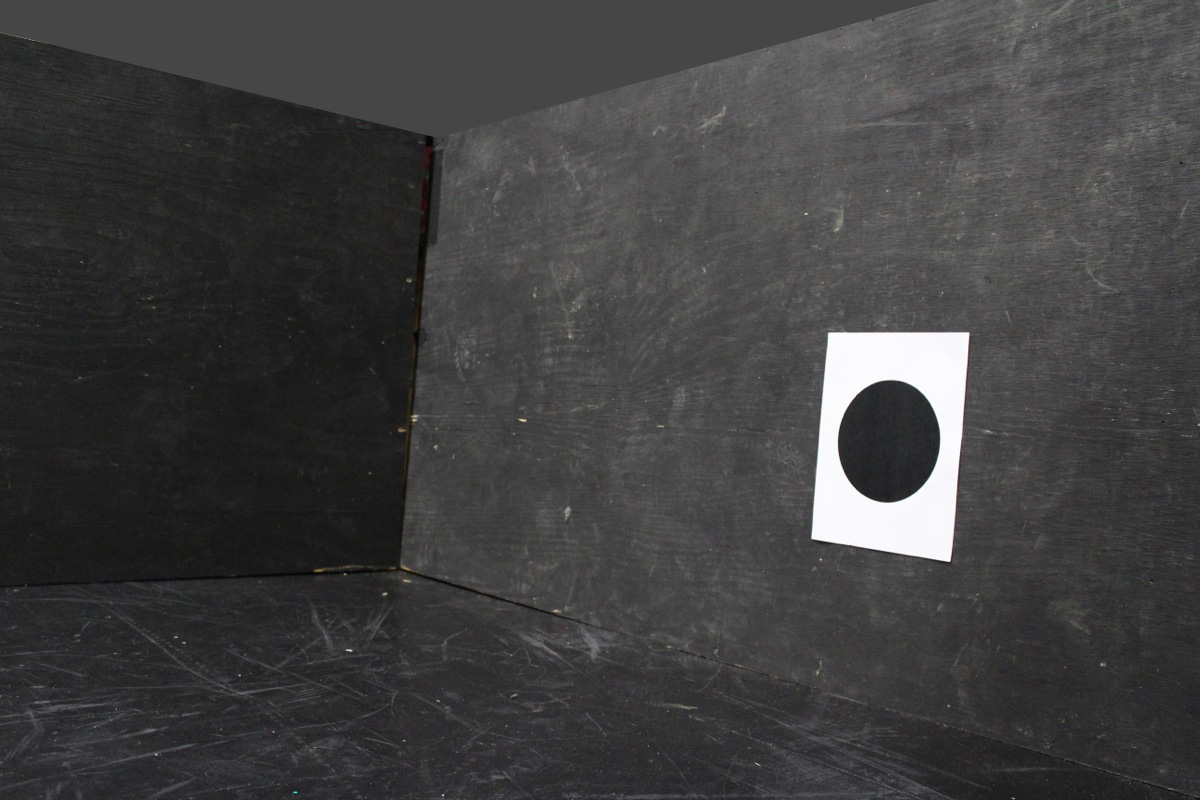
#> input picture photoset_labeled/cleaned/10,48/circle/IMG_2737.JPG, 1200 x 800 px; its folder holds only this picture in this run
$ python test_robot_localization.py   (Python 2 division)   (older library calls are emulated)
#> lines starting #> are read from the running program, lines starting #| are printed output that depends on the picture; after the words box and inside, x2 and y2 are one past the last pixel; in counts of white or black regions, pixels touching at a corner belong together
### white_rect_finder.py
import cv2
import numpy as np
from math import *
from operator import add

import glob

# basis: http://opencv-code.com/tutorials/automatic-perspective-correction-for-quadrilateral-objects/


kernel_size = 5
BLUR = 7
THRESH_C = -60
RECTANGLE_SIZE = (255, 330) # 8.5"x11" * 30dpi


WINDOW_WIDTH, WINDOW_HEIGHT = (320, 240)
WINDOW_X_OFFSET = 100
WINDOW_Y_OFFSET = 500


def get_white_rectangles(img, DEBUG = False):
    """Finds and returns white rectangular sheets of 8.5x11 paper, transformed
    to correct for perspective. Returns as a list of images,"""
    height, width, depth = img.shape

    ret = []
    # ret structure:
    # [(img, corners)]
    # img is a scaled to 8.5x11 image as a numpy array
    # corners is a list of 4 points of the original coordinates in the image
    # in the order top-left, top-right, bottom-right, bottom-left

    gray = cv2.cvtColor(img, cv2.COLOR_BGR2GRAY)

    blur = cv2.GaussianBlur(gray, (BLUR, BLUR), 0)

    # get an odd number around half of the smallest dimension
    thresh_blockSize = int(min(height, width) / 4) * 2 + 1

    thresh = cv2.adaptiveThreshold(blur, 255, cv2.ADAPTIVE_THRESH_GAUSSIAN_C,
                                   cv2.THRESH_BINARY, thresh_blockSize, THRESH_C)

    # alternate method: global thresholding w/ Otsu algorithm (unreliable)
    #retval, thresh = cv2.threshold(blur, 127, 255, cv2.THRESH_BINARY + cv2.THRESH_OTSU)

    thresh_copy = cv2.cvtColor(thresh, cv2.COLOR_GRAY2BGR)
    debug_display = cv2.cvtColor(thresh, cv2.COLOR_GRAY2BGR)

    contours, hierarchy = cv2.findContours(thresh, cv2.RETR_EXTERNAL, cv2.CHAIN_APPROX_SIMPLE)

    # draw contours on debug img in dark green
    cv2.drawContours(debug_display, contours, -1, (0,63,0), 2)

    # filter out small contours (1/16 of the smallest dimension square)
    min_contour_size = (min(height, width) / 16)**2
    contours = [x for x in contours if cv2.contourArea(x) > min_contour_size]

    # draw filtered contours in bright green
    cv2.drawContours(debug_display, contours, -1, (0,255,0), 1)

    quads = []

    for cnt in contours:
        approx = cv2.approxPolyDP(cnt, cv2.arcLength(cnt, True) * 0.03, True)
        if len(approx) == 4 and cv2.isContourConvex(approx):
            # found a quadrilateral!
            approx = sort_corners(approx)
            # print approx
            quads.append(approx)

    RECTANGLE_WIDTH, RECTANGLE_HEIGHT = RECTANGLE_SIZE

    # clean up old windows
    if DEBUG:
        for i in range(4):
            cv2.destroyWindow('warp%d' % i)

    for i in range(len(quads)):
        corners = quads[i]
        # apply perspective transform
        h = np.array([ [0,0], [RECTANGLE_WIDTH,0],
                       [RECTANGLE_WIDTH, RECTANGLE_HEIGHT], [0, RECTANGLE_HEIGHT] ], np.float32)
        transform = cv2.getPerspectiveTransform(np.array([corners], np.float32), h)
        warp = cv2.warpPerspective(img, transform, RECTANGLE_SIZE)

        ret.append((warp, corners))


    if DEBUG:
        for q in quads:
            # draw found quadrilaterals as red
            # cv2.polylines(img, np.array([q]), True, (0,0,255), thickness=4)
            cv2.polylines(debug_display, np.array([q]), True, (0,0,255), thickness=4)

        thresh = thresh_copy

        WINDOW_SIZE = (WINDOW_WIDTH, WINDOW_HEIGHT)
        img = cv2.resize(img, WINDOW_SIZE)
        blur = cv2.resize(blur, WINDOW_SIZE)
        thresh = cv2.resize(thresh, WINDOW_SIZE)
        debug_display = cv2.resize(debug_display, WINDOW_SIZE)
        cv2.imshow('img', img)
        cv2.imshow('blur', blur)
        cv2.imshow('thresh', thresh)
        cv2.imshow('debug_display', debug_display)

        img_windows = ['img', 'blur', 'thresh', 'debug_display']
        for i in range(len(img_windows)):
            w = img_windows[i]
            # cv2.resizeWindow(w, WINDOW_WIDTH, WINDOW_HEIGHT)
            cv2.moveWindow(w, WINDOW_X_OFFSET + WINDOW_WIDTH * i, WINDOW_Y_OFFSET)

        for i in range(len(ret)):
            w = 'warp%d' % i
            cv2.imshow(w, ret[i][0])
            cv2.moveWindow(w, WINDOW_X_OFFSET + RECTANGLE_WIDTH * i, 60)

    return ret


def sort_corners(corners):
    """sorts a list of corners in top left, top right, bottom right, bottom left order"""
    # determine mass center
    # points that have lower y than mass center are top points, otherwise they are bottom points
    # of two points, lower x is left, other is right

    if len(corners[0] == 1):
        # unpack np array
        corners = [(x[0][0], x[0][1]) for x in corners]

    center_x, center_y = (0, 0)
    for pt in corners:
        center_x += pt[0]
        center_y += pt[1]

    center_x /= len(corners)
    center_y /= len(corners)

    center = (center_x, center_y)

    top = []
    bot = []

    for pt in corners:
        if pt[1] < center[1]:
            top.append(pt)
        else:
            bot.append(pt)

    top.sort(key=lambda pt: pt[0])
    bot.sort(key=lambda pt: pt[0], reverse=True)

    return top + bot


# [26 lines left out: function main, not called in this run]


# [2 lines that do not run on import are left out]

### identify_shapes.py
# Code snippets based on these tutorials:
# http://en.wikibooks.org/wiki/Applied_Robotics/Sensors_and_Perception/Open_CV/Basic_OpenCV_Tutorial
# Processing triangles in video: http://opencv-srf.blogspot.com/2011/09/object-detection-tracking-using-contours.html
# How to determine shape size in OpenCV http://stackoverflow.com/questions/19098104/python-opencv2-cv2-wrapper-get-image-size
# Shapes from here http://www.ziggityzoom.com/activity/make-basic-shapes-flashcards

import cv2
import numpy

def get_shape(contours, image_to_color, show_shape=False):
    min_shape_size = 200
    shape = None

    for cnt in contours:
        approx = cv2.approxPolyDP(cnt,0.02*cv2.arcLength(cnt,True),True)
        # print len(approx)
        if len(approx) == 4 and cv2.contourArea(approx) > min_shape_size:
            shape = "square"
            cv2.drawContours(image_to_color, [cnt], 0, 255,-1)
        elif len(approx) > 7 and cv2.contourArea(approx) > min_shape_size:
            shape = "circle"
            cv2.drawContours(image_to_color, [cnt], 0, 255,-1)
        elif len(approx) == 3 and cv2.contourArea(approx) > min_shape_size:
            shape = "triangle"
            cv2.drawContours(image_to_color, [cnt], 0, 255,-1)
        elif len(approx) == 5 and cv2.contourArea(approx) > min_shape_size:
            shape = "pentagon"
            cv2.drawContours(image_to_color, [cnt], 0, 255,-1)
        elif len(approx) == 6 and cv2.contourArea(approx) > min_shape_size:
            shape = "hexagon"
            cv2.drawContours(image_to_color, [cnt], 0, 255,-1)
    if show_shape:
        cv2.imshow('image_to_color', image_to_color)
         # When you're done looking at the image, use this to close all windows:            cv2.destroyAllWindows()

    return shape

##
# Converts an RGB image to grayscale, where each pixel
# now represents the intensity of the original image.
##
def rgb_to_gray(img):
    return cv2.cvtColor(img, cv2.COLOR_RGB2GRAY)

##
# Converts an image into a binary image at the specified threshold.
# All pixels with a value <= threshold become 0, while
# pixels > threshold become 1
def do_threshold(image, threshold = 170):
    (thresh, im_bw) = cv2.threshold(image, threshold, 255, cv2.THRESH_BINARY_INV)
    return (thresh, im_bw)

##
# Finds the outer contours of a binary image and returns a shape-approximation
# of them. Because we are only finding the outer contours, there is no object
# hierarchy returned.
##
def find_contours(image):
    (contours, hierarchy) = cv2.findContours(image, mode=cv2.cv.CV_RETR_EXTERNAL, method=cv2.cv.CV_CHAIN_APPROX_SIMPLE)
    return contours

##
# Creates a new RGB image of the specified size, initially
# filled with black.
##
def new_rgb_image(width, height):
    image = numpy.zeros( (height, width, 3), numpy.uint8)
    return image

##
# Detects the shape in a given image
##
def detect_shape(img_orig, show_shape = False):
    img_copy = img_orig.copy()
    img_gray = rgb_to_gray(img_orig) # Convert img_orig from video camera from RGB to Grayscale

    (thresh, img_threshold) = do_threshold(img_gray, 170)

    #####################################################
    # If you have created a binary image as above and stored it in "img_threshold"
    # the following code will find the contours of your image:
    contours = find_contours(img_threshold)

    shape = get_shape(contours, img_copy, show_shape)

    return shape

# [6 lines left out: function detect_shapes, not called in this run]

### intersecting_circles.py
# intersection of two circles
# using method described here -- http://paulbourke.net/geometry/circlesphere/
# intersection of a line and a circle
# using the method described here -- http://mathworld.wolfram.com/Circle-LineIntersection.html

import numpy as np
import math
from scipy.spatial import KDTree
from scipy.cluster.hierarchy import single
from scipy.spatial.distance import pdist

triangle_location = np.array([92, 48])
pentagon_location = np.array([0, 48])
square_location = np.array([46, 96])
circle_location = np.array([46, 0])

shape_name_to_coordinates = {"triangle": triangle_location, "pentagon": pentagon_location,
						"square": square_location, "circle": circle_location}

# the numpy function numpy.sign returns 0 for x = 0 so we created our own helper function
# [5 lines left out: function sgn, not called in this run]

def estimate_location(points): #shape_names, distances):

	# finding half as many points which are close to each other to localize
	num_relevant_points = len(points) / 2
	# checking that distance between points is less than length_threshold
	length_threshold = 6

	kd = KDTree(points)

	# find a collection of points less than length_threshold apart
	ball = kd.query_ball_tree(kd, length_threshold)

	# keep shrinking the length_threshold until we have the correct number of points
	for i in range(1,4):

		if len(ball[0]) > num_relevant_points + 1:
			length_threshold = length_threshold - 1
			ball = kd.query_ball_tree(kd, length_threshold)
		else:
			break

	# this needs to be generalized
	if len(points) == 6:
		indices = ball[1]
	else:
		indices = ball[0]

	all_points = points.tolist()

	relevant_points = []
	[relevant_points.append(all_points[indices[i]]) for i in range(len(indices))]

	#print relevant_points

	# average of relevant points is used as localization estimate
	estimated_point = np.mean(np.array(relevant_points), axis=0)

	return estimated_point


# [38 lines left out: functions find_closest_two_points, find_circle_line_intersection, not called in this run]


def find_circle_intersection(shape0_name, r0, shape1_name, r1):
	"""calculates points of intersection between two circles with centers
	at known landmark locations and radii r0 and r1"""

	P0 = shape_name_to_coordinates[shape0_name]
	P1 = shape_name_to_coordinates[shape1_name]

	# distance_between_centers
	d = np.linalg.norm(P0 - P1)

	if d > r0 + r1:

		first_circle = find_circle_line_intersection(P0, r0, P1)
		second_circle = find_circle_line_intersection(P1, r1, P0)
		points = np.concatenate((first_circle, second_circle))
		close = find_closest_two_points(points)
		return close


	a = 0.5 * (r0 * r0 - r1 * r1 + d * d ) / d
	P2 = P0 + a * (P1 - P0) / d

	h = math.sqrt(r0 * r0 - a * a)

	x0, y0 = P0
	x1, y1 = P1
	x2, y2 = P2

	x3 = x2 + h * (y1 - y0) / d
	y3 = y2 - h * (x1 - x0) / d

	x4 = x2 - h * (y1 - y0) / d
	y4 = y2 + h * (x1 - x0) / d

	return np.array([[x3, y3], [x4, y4]])


# [2 lines that do not run on import are left out]

### test_robot_localization.py
import cv2
import numpy as np
import glob
import itertools
import time

import white_rect_finder
import identify_shapes
import intersecting_circles
from visualize import Visualize

# we determined this distance function via nonlinear regression in pixels_regression.py
def get_distance(pix):
	a, b, c = 7212.76441, -0.896184332, -0.858164181
	return a*pix**b+c

all_labeled_images = glob.glob('photoset_labeled/cleaned/*/*/*.JPG')
all_locations = {}

# create a dictionary entry for each location where we are trying to localize
for image_name in all_labeled_images:

	image_path = image_name.split('/')
	present_coordinates_string = image_path[2].split(',')
	present_location = (float(present_coordinates_string[0]), \
						float(present_coordinates_string[1]))
	shape_name = image_path[-2]

	if present_location not in all_locations:
		all_locations[present_location] = {}

	all_locations[present_location][shape_name] = image_name


estimate_list = []
actual_list = []
error_list = []

for location in all_locations:

	shapes = []
	distances = []

	start = time.time()
	for shape in all_locations[location]:

		image_name = all_locations[location][shape]
		image = cv2.imread(image_name)
#> image is the input picture: shape (800, 1200, 3); mean B, G, R 63.6, 63.4, 63.7

		# start2 = time.time()
		cleaned_image, rectangle_coordinates = white_rect_finder.get_white_rectangles(image)[0]
#> in get_white_rectangles, `thresh = cv2.adaptiveThreshold(blur, 255, cv2.ADAPTIVE_THRESH_GAUSSIAN..`:
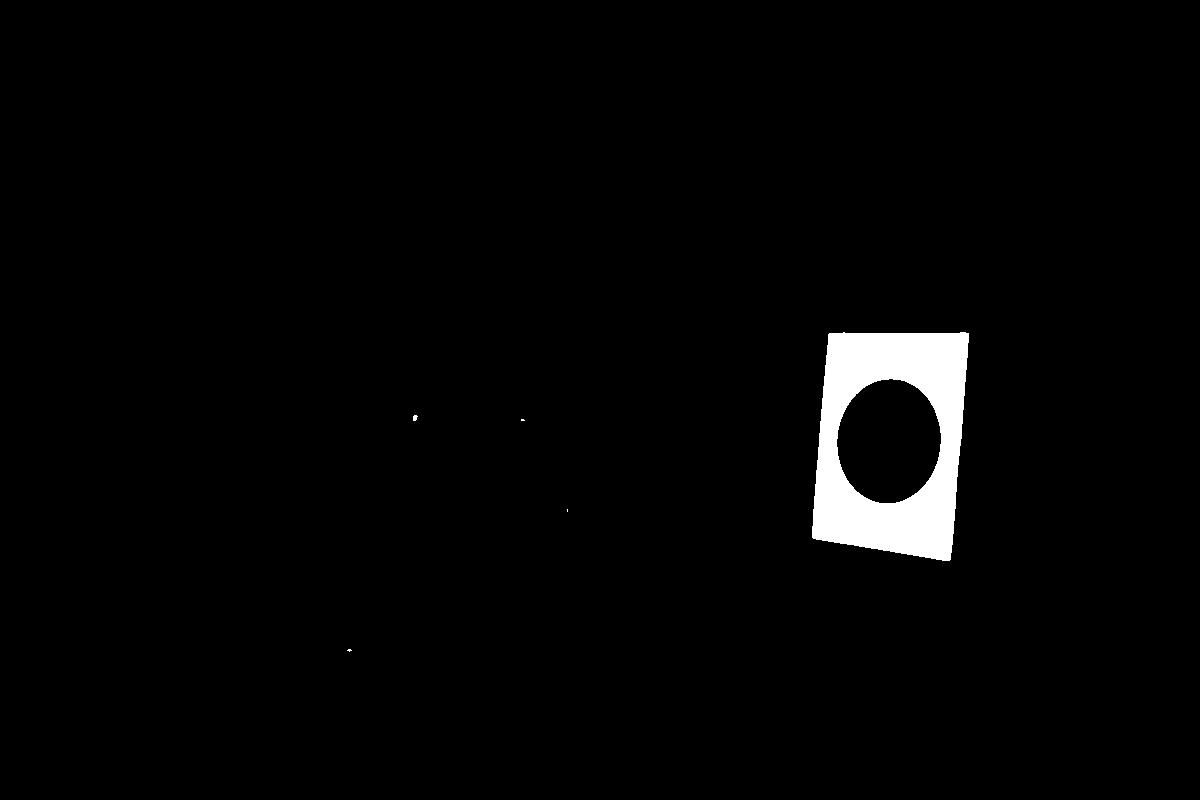
#> thresh: shape (800, 1200); 2.2% white; 5 white regions (3 under 20 px), largest, box (x1, y1, x2, y2) and area: (812, 332, 969, 561) 20740, (413, 415, 418, 421) 23
#> in get_white_rectangles, `contours, hierarchy = cv2.findContours(thresh, cv2.RETR_EXTERNAL, cv2...`: contours = 5 contours, 4 with area under 20; largest, box (x1, y1, x2, y2) and area: (812, 332, 969, 561) 30424
#> in get_white_rectangles, `contours = [x for x in contours if cv2.contourArea(x) > min_contour_si..`: contours = 1 contour; box (x1, y1, x2, y2) and area: (812, 332, 969, 561) 30424
#> in get_white_rectangles, `cv2.drawContours(debug_display, contours, -1, (0,255,0), 1)`:
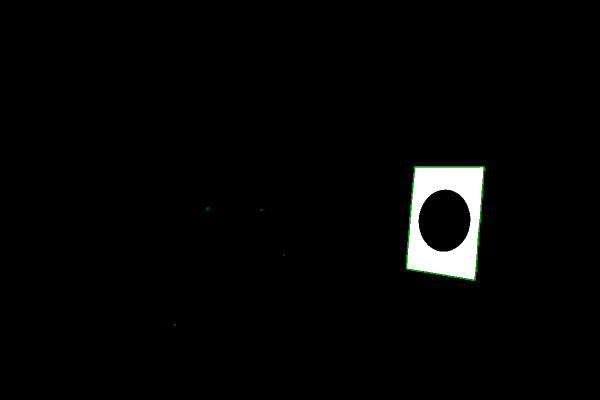
#> debug_display: shape (800, 1200, 3) (shown at 1/2 size); mean B, G, R 5.1, 5.4, 5.1
#> the loop in get_white_rectangles, `for cnt in contours:` made 1 pass
#> (approx, corners in sort_corners, center_x in sort_corners, center_y in sort_corners) on pass 1: ([(829, 333), (968, 333), (949, 560), (812, 537)], [(829, 333), (812, 537), (949, 560), (968, 333)], 889, 440)
#> after the loop in get_white_rectangles, `for cnt in contours:`: quads = [[(829, 333), (968, 333), (949, 560), (812, 537)]]
#> the loop in get_white_rectangles, `for i in range(len(quads)):` made 1 pass
#> (corners, h) on pass 1: ([(829, 333), (968, 333), (949, 560), (812, 537)], [[0, 0], [255, 0], [255, 330], [0, 330]])
#> pass 1, in get_white_rectangles, `warp = cv2.warpPerspective(img, transform, RECTANGLE_SIZE)`:
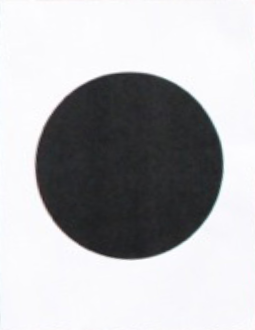
#> warp: shape (330, 255, 3); mean B, G, R 183.9, 181.5, 181.3
#> after the loop in get_white_rectangles, `for i in range(len(quads)):`: ret = 1 item
#> rectangle_coordinates = [(829, 333), (968, 333), (949, 560), (812, 537)]
		# elapsed2 = time.time() - start2

		# start3 = time.time()
		estimated_shape = identify_shapes.detect_shape(cleaned_image)
#> in do_threshold, `(thresh, im_bw) = cv2.threshold(image, threshold, 255, cv2.THRESH_BINA..`:
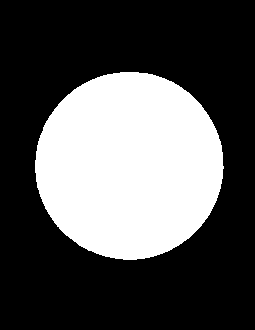
#> im_bw: shape (330, 255); 33% white; 1 white region
#> in do_threshold, `(thresh, im_bw) = cv2.threshold(image, threshold, 255, cv2.THRESH_BINA..`: thresh = 170
#> in find_contours, `(contours, hierarchy) = cv2.findContours(image, mode=cv2.cv.CV_RETR_EX..`: contours = 1 contour; box (x1, y1, x2, y2) and area: (35, 72, 224, 260) 27478
#> the loop in get_shape, `for cnt in contours:` made 1 pass
#> after the loop in get_shape, `for cnt in contours:`:
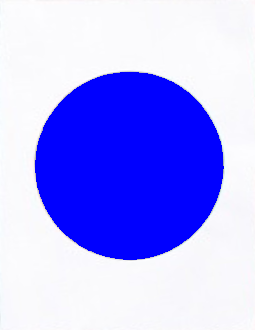
#> image_to_color: shape (330, 255, 3); mean B, G, R 252.9, 167.1, 167.2
#> in detect_shape, `shape = get_shape(contours, img_copy, show_shape)`: shape = 'circle'
#> estimated_shape = 'circle'
		# elapsed3 = time.time() - start3

		print shape, estimated_shape #, elapsed2, elapsed3
#| circle circle

		shapes.append(shape)

		# find y-coordinates of rectangle
		low_y = (rectangle_coordinates[0][1] + rectangle_coordinates[1][1]) / 2.
#> low_y = 333
		high_y = (rectangle_coordinates[2][1] + rectangle_coordinates[3][1]) / 2.
#> high_y = 548.5

		# find pixel height
		pixels = high_y - low_y
#> pixels = 215.5

		estimated_distance = get_distance(pixels)
#> estimated_distance = 57.61

		distances.append(estimated_distance)

	intersection_points = []
#> intersection_points = []

	# start4 = time.time()
	for combo in list(itertools.combinations(range(len(shapes)),2)):

		i, j = combo

		# find intersections for each combination of two landmarks
		int1, int2 = intersecting_circles.find_circle_intersection(shapes[i],distances[i], \
						shapes[j],distances[j])

		intersection_points.append(int1)
		intersection_points.append(int2)


	all_intersections = np.array(intersection_points)
	# print all_intersections

	# localization estimate using intersections from all circles
	estimated_point = intersecting_circles.estimate_location(all_intersections)
#> (the run stopped early here; a loop or call above may not have finished)
